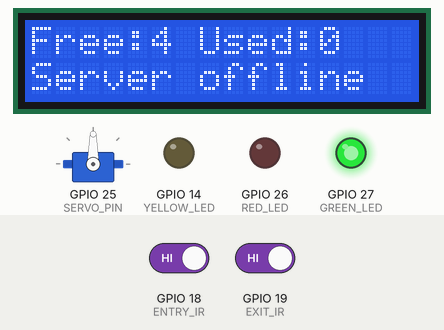
Bench run of a sketch on a simulated ESP32. Shown: 16×2 character LCD, servo, output pins drawn as LEDs (lit = HIGH). The test bench sets the inputs (shaded band); at power-on: GPIO 18 (ENTRY_IR) HIGH, GPIO 19 (EXIT_IR) HIGH. WiFi joins after 1.5 s; servers stay silent unless stated; uploads are accepted with an empty reply; what the sketch prints to the serial monitor is not drawn.

Above: at 3.0 s.
3.1 s: GPIO 18 (ENTRY_IR) driven LOW
At 4.3 s:
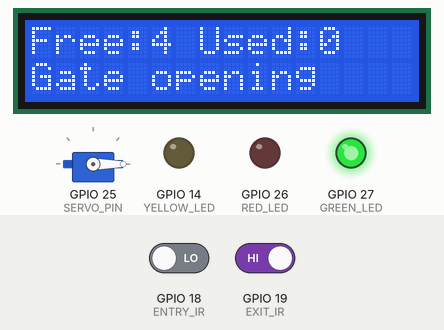
6.1 s: GPIO 19 (EXIT_IR) driven LOW
At 7.0 s:
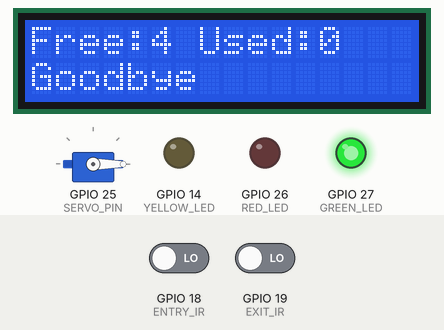
9.1 s: GPIO 19 (EXIT_IR) driven HIGH
10.7 s: GPIO 18 (ENTRY_IR) driven HIGH
At 11.99 s:
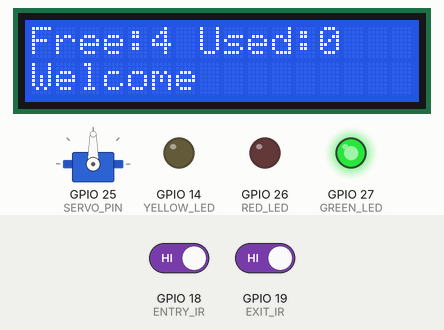
Timing chart, 0 to 13.7 s (numbered marks = the images above; inputs shaded):
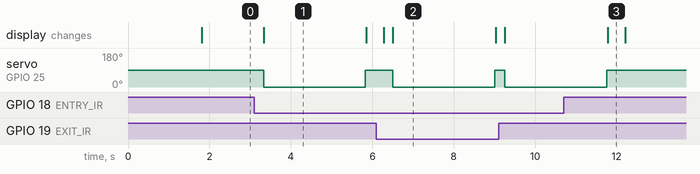

Measured:
- after the input at 3.1 s, servo on GPIO 25 (SERVO_PIN): 90° → 0° after 0.23 s, → 90° 2.5 s later; the display: changes after 0.23 s (image 1)
- after the input at 6.1 s, servo on GPIO 25 (SERVO_PIN): 90° → 0° after 0.40 s instead of 1.5 s; the display: first differs from a run without the input after 0.40 s (image 2)
- after the input at 10.7 s, servo on GPIO 25 (SERVO_PIN): goes on until 11.8 s, then stays 90°
- what the display in image 1 shows lasts 2.6 s, from 3.3 s to 5.9 s
- what the display in image 3 shows lasts 0.4 s, from 11.8 s to 12.2 s

The sketch:

smart_parking.ino
```cpp
#include <WiFi.h>
#include <HTTPClient.h>
#include <ArduinoJson.h>
#include <ESP32Servo.h>
#include <Wire.h>
#include <LiquidCrystal_I2C.h>

// ================= CHANGE THESE =================
const char* WIFI_SSID     = "ASUS 0589";
const char* WIFI_PASSWORD = "P71678*e";
const char* SERVER_IP     = " 10.38.105.49";   // your computer's IPv4 address
const int   SERVER_PORT   = 5000;
const char* API_KEY       = "smartparking123"; // same as DEVICE_API_KEY in backend/.env
// ================================================

// Pins
#define ENTRY_IR 18
#define EXIT_IR  19
#define SERVO_PIN 25
#define RED_LED 26
#define YELLOW_LED 14
#define GREEN_LED 27

// IR sensors usually output LOW when they detect an object. Change to HIGH if yours is opposite.
#define IR_DETECTED LOW

#define GATE_CLOSED 90
#define GATE_OPEN 0

LiquidCrystal_I2C lcd(0x27, 16, 2);
Servo gate;

int totalSlots = 4;
int occupied = 0;
bool backendOnline = false;

const unsigned long DEBOUNCE_MS = 1500;
const unsigned long HEARTBEAT_MS = 5000;
const unsigned long WIFI_RETRY_MS = 10000;
unsigned long lastEntry = 0, lastExit = 0, lastHeartbeat = 0, lastWifiTry = 0;

String serverUrl(const char* path) {
  return String("http://") + SERVER_IP + ":" + SERVER_PORT + path;
}

void setLeds() {
  int available = totalSlots - occupied;
  digitalWrite(RED_LED, available <= 0);
  digitalWrite(YELLOW_LED, available > 0 && available <= 1);
  digitalWrite(GREEN_LED, available > 1);
}

void showLcd(const char* line2 = nullptr) {
  lcd.clear();
  lcd.setCursor(0, 0);
  lcd.print("Free:");
  lcd.print(totalSlots - occupied);
  lcd.print(" Used:");
  lcd.print(occupied);
  lcd.setCursor(0, 1);
  if (line2) lcd.print(line2);
  else if (WiFi.status() != WL_CONNECTED) lcd.print("WiFi lost");
  else if (!backendOnline) lcd.print("Server offline");
  else lcd.print(totalSlots - occupied <= 0 ? "PARKING FULL" : "Welcome");
}

void openGate() {
  gate.write(GATE_OPEN);
  delay(2500);
  gate.write(GATE_CLOSED);
}

// Read the status JSON the backend returns
void readStatus(const String& body) {
  JsonDocument doc;
  if (deserializeJson(doc, body)) return;
  JsonObject s = doc["status"].isNull() ? doc.as<JsonObject>() : doc["status"].as<JsonObject>();
  if (!s["totalSlots"].isNull()) totalSlots = s["totalSlots"];
  if (!s["occupiedSlots"].isNull()) occupied = s["occupiedSlots"];
}

void connectWifi() {
  WiFi.mode(WIFI_STA);
  WiFi.begin(WIFI_SSID, WIFI_PASSWORD);
  lcd.clear();
  lcd.print("Connecting WiFi");
  unsigned long start = millis();
  while (WiFi.status() != WL_CONNECTED && millis() - start < 15000) {
    delay(300);
  }
  Serial.println(WiFi.status() == WL_CONNECTED
                   ? "WiFi OK, IP: " + WiFi.localIP().toString()
                   : "WiFi failed, will retry");
}

void syncStatus() {
  if (WiFi.status() != WL_CONNECTED) { backendOnline = false; return; }
  HTTPClient http;
  http.setTimeout(4000);
  http.begin(serverUrl("/api/parking/status"));
  int code = http.GET();
  backendOnline = (code == 200);
  Serial.printf("GET status -> %d\n", code);
  if (backendOnline) {
    String body = http.getString();
    readStatus(body);
    Serial.printf("totalSlots=%d occupied=%d\n", totalSlots, occupied);
  }
  http.end();
}

// Returns: 1 = saved, 0 = rejected (full/empty) , -1 = network failure
int sendEvent(const char* type) {
  if (WiFi.status() != WL_CONNECTED) { backendOnline = false; return -1; }
  HTTPClient http;
  http.setTimeout(4000);
  http.begin(serverUrl("/api/parking/event"));
  http.addHeader("Content-Type", "application/json");
  http.addHeader("x-api-key", API_KEY);
  String body = String("{\"eventType\":\"") + type + "\",\"source\":\"hardware\"}";
  int code = http.POST(body);
  Serial.printf("POST %s -> %d\n", type, code);

  int result = -1;
  if (code == 201 || code == 200 || code == 409) {
    backendOnline = true;
    String resp = http.getString();
    if (code == 409) {
      result = 0;
      syncStatus();
    } else {
      readStatus(resp);
      result = 1;
    }
  } else {
    backendOnline = false;
  }
  http.end();
  return result;
}

void sendHeartbeat() {
  if (WiFi.status() != WL_CONNECTED) return;
  HTTPClient http;
  http.setTimeout(3000);
  http.begin(serverUrl("/api/parking/heartbeat"));
  http.addHeader("x-api-key", API_KEY);
  int code = http.POST("");
  backendOnline = (code == 200);
  http.end();
}

void handleEntry() {
  if (occupied >= totalSlots) {
    showLcd("Full - no entry");
    delay(1500);
    showLcd();
    return;
  }
  int r = sendEvent("entry");
  if (r == 1) {
    showLcd("Gate opening");
    openGate();
  } else if (r == 0) {
    showLcd("Full - no entry");
    delay(1500);
  } else {
    showLcd("Server offline");
    delay(1500);   // gate stays closed when we cannot record the vehicle
  }
  setLeds();
  showLcd();
}

void handleExit() {
  int r = sendEvent("exit");
  if (r == 1) {
    showLcd("Goodbye");
    openGate();
  } else if (r == 0) {
    showLcd("Already empty");
    delay(1500);
  } else {
    showLcd("Server offline");
    delay(1500);
  }
  setLeds();
  showLcd();
}

void setup() {
  Serial.begin(115200);
  Serial.println("Connecting to: " + String(WIFI_SSID));
  pinMode(ENTRY_IR, INPUT);
  pinMode(EXIT_IR, INPUT);
  pinMode(RED_LED, OUTPUT);
  pinMode(YELLOW_LED, OUTPUT);
  pinMode(GREEN_LED, OUTPUT);

  Wire.begin(21, 22);
  lcd.init();
  lcd.backlight();

  gate.setPeriodHertz(50);
  gate.attach(SERVO_PIN, 500, 2400);
  gate.write(GATE_CLOSED);

  connectWifi();
  syncStatus();
  setLeds();
  showLcd();
}

void loop() {
  unsigned long now = millis();

  // Reconnect Wi-Fi if it dropped
  if (WiFi.status() != WL_CONNECTED && now - lastWifiTry > WIFI_RETRY_MS) {
    lastWifiTry = now;
    Serial.println("Reconnecting WiFi...");
    WiFi.disconnect();
    WiFi.begin(WIFI_SSID, WIFI_PASSWORD);
    showLcd();
  }

  // Entry sensor (debounced)
  if (digitalRead(ENTRY_IR) == IR_DETECTED && now - lastEntry > DEBOUNCE_MS) {
    lastEntry = now;
    handleEntry();
    lastEntry = millis();
  }

  // Exit sensor (debounced)
  if (digitalRead(EXIT_IR) == IR_DETECTED && now - lastExit > DEBOUNCE_MS) {
    lastExit = now;
    handleExit();
    lastExit = millis();
  }

  // Heartbeat and refresh numbers (also picks up changes made from the website)
  if (now - lastHeartbeat > HEARTBEAT_MS) {
    lastHeartbeat = now;
    sendHeartbeat();
    syncStatus();
    setLeds();
    showLcd();
  }

  // DEBUG: print raw sensor values once per second
  static unsigned long lastPrint = 0;
  if (millis() - lastPrint > 1000) {
    lastPrint = millis();
    Serial.printf("ENTRY(18)=%d  EXIT(19)=%d\n", digitalRead(ENTRY_IR), digitalRead(EXIT_IR));
  }
}
```
